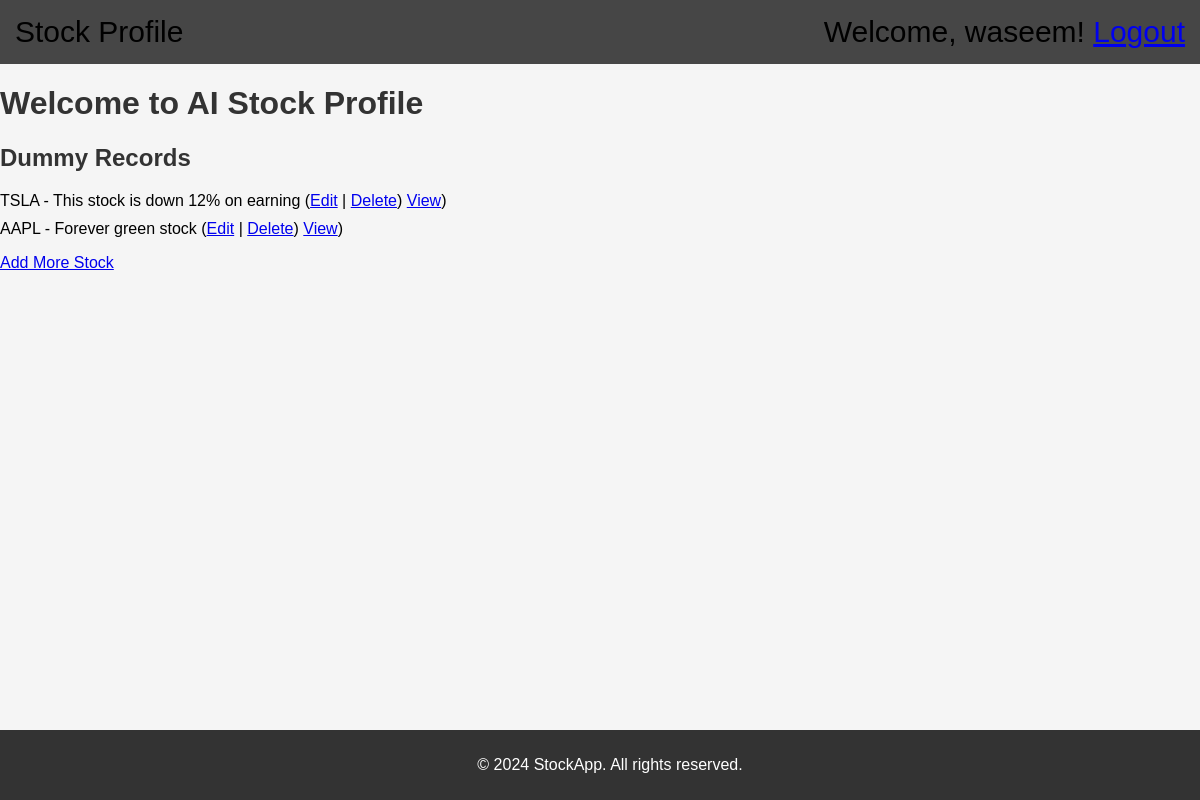
Page /home (signed in) on the committed database.
### webapp/models.py (models this page shows, shortened)
class DummyRecord(models.Model):
    name = models.CharField(max_length=100)
    description = models.TextField()

### webapp/views.py (the view)
# urls.py: path('home', include('webapp.urls')),  # Add this line
@login_required(login_url='/accounts/login/')
def home(request):
    dummy_records = DummyRecord.objects.all()
    return render(request, 'webApp/home.html', {'dummy_records': dummy_records})

### webapp/templates/webApp/home.html (shortened to what this page needs)
{% extends 'webApp/base.html' %}
{% block content %}
    <h1>Welcome to AI Stock Profile</h1>
    <h2>Dummy Records</h2>
    <ul>
        {% for record in dummy_records %}
            <li>{{ record.name }} - {{ record.description }}
                (<a href="{% url 'edit-dummy-record' record.pk %}">Edit</a> |
                <a href="{% url 'delete-dummy-record' record.pk %}">Delete</a>)
                <a href="{% url 'yahoo_stock' record.name %}">View</a>)
            </li>
        {% endfor %}
    </ul>
    <a href="{% url 'add-dummy-record' %}">Add More Stock</a>
    {% load static %}
{% endblock %}

### webapp/templates/webApp/base.html (shortened to what this page needs)
{% load static %}
<!DOCTYPE html>
<html lang="en">
<head>
    <link rel="stylesheet" type="text/css" href="{% static 'styles.css' %}">
</head>
<body>
    <header>
        <div>Stock Profile</div>
        <div style="text-align: right;">
            {% if user.is_authenticated %}
                Welcome, {{ user.get_username }}! <a href="{% url 'user_logout' %}">Logout</a>
            {% else %}
                <a href="{% url 'user_login' %}">Login</a>
            {% endif %}
        </div>
    </header>
    <div id="content">
        {% block content %}{% endblock %}
    </div>
    <footer>
        <p>&copy; 2024 StockApp. All rights reserved.</p>
    </footer>
</body>
</html>

### webapp/static/styles.css (style rules this page uses)
body { font-family: 'Arial', sans-serif; margin: 0; padding: 0; background-color: #f5f5f5; }
header { display: flex; justify-content: space-between; align-items: center; padding: 15px; background-color: #464646; font-size: 30px; }
footer { background-color: #333; color: #fff; text-align: center; padding: 10px; position: fixed; bottom: 0; width: 100%; }
h1, h2 { color: #333; }
ul { list-style: none; padding: 0; }
li { margin-bottom: 10px; }

### rows in the picture
DummyRecord: name "TSLA", description "This stock is down 12% on earning"
DummyRecord: name "AAPL", description "Forever green stock"

### other values in the picture
{{ user.get_username }} "waseem"
